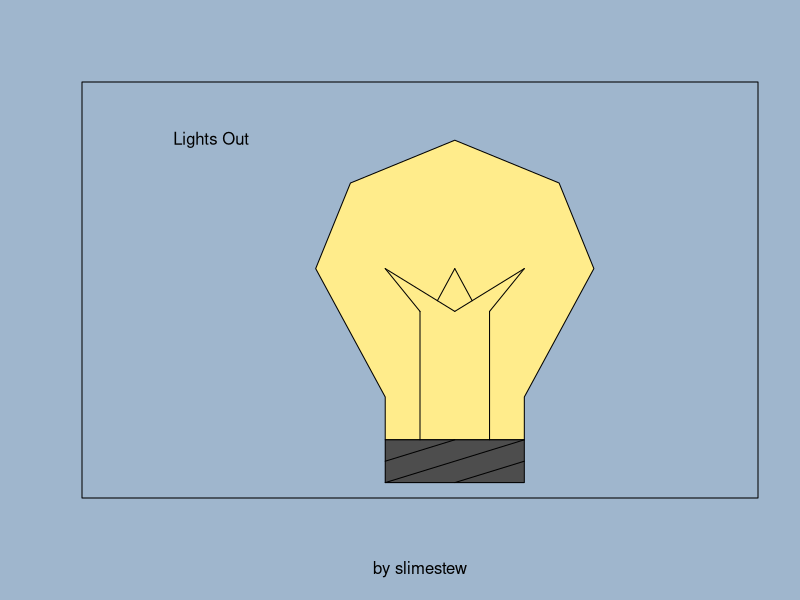

Recreate this plot in R. (Note: this script raises an error after producing the figure.)
par(bg = "slategray3")
board <- matrix(0, nrow = 5, ncol = 5)
clicks <- 0
menu <- 0
click <- list(x = 3, y = 3)
options <- c(0, 0, 0)
# Theme
# Freeplay
# Difficulty
themeColors <- c(
  list(c("slateblue4", "slategray2")), list(c("blue4", "darkslategray2")), list(c("gray5", "white"))
)

fliplights <- function(x, y, board){
  board[y, x] <- 1 - board[y, x]
  if(y < 5)
    board[y+1, x] <- 1 - board[y+1, x]
  if(y > 1)
    board[y-1, x] <- 1 - board[y-1, x]
  if(x < 5)
    board[y, x+1] <- 1 - board[y, x+1]
  if(x > 1)
    board[y, x-1] <- 1 - board[y, x-1]
  return(board)
}

plot(0, 0, type = "n", xlim = c(0, 9), ylim = c(0, 9), col="white", xlab = "by slimestew", ylab = "", axes = FALSE, frame.plot = TRUE)

par(bg = "slategray3") #menu
text(1.5,8, "Lights Out")
polygon(c(4,4,3,3.5,5,6.5,7,6,6), c(1,2,5,7,8,7,5,2,1), col="lightgoldenrod1", border="black")
rect(4,0,6,1, col = "gray30", border = "black")
segments(c(4.5, 5.5, 4.5, 5.5, 4, 6, 5, 5,  6, 6, 5), c(1, 1, 4, 4, 5, 5, 5, 5,  1, 0.5, 1), c(4.5, 5.5, 4, 6, 5, 5, 4.75, 5.25,  4, 5, 4), c(4, 4, 5, 5, 4, 4, 4.25, 4.25,  0, 0, 0.5), col="black")

while((floor(click$y) < 5 || floor(click$y) > 8) || menu < 2){
  click <- locator(1)
  plot(0, 0, type = "n", xlim = c(0, 9), ylim = c(0, 9), xlab = "", ylab = "", axes = FALSE, frame.plot = FALSE)
  
  if((floor(click$x) > 1 && floor(click$x) < 7) && menu > 0){
    if(floor(click$y) == 3)
      options[1] <- (options[1]+1) %% 3
    if(floor(click$y) == 2)
      options[2] <- (options[2]+1) %% 2
    if(floor(click$y) == 1)
      options[3] <- (options[3]+1) %% 5
  }
  
  rect(1, 5, 7, 6, col = "gray30", border = "white")
  rect(1, 3, 7, 4, col = themeColors[[options[1]+1]][1], border = "black")
  rect(1, 2, 7, 3, col = ifelse(options[2], "green", "gray40"), border = "black")
  rect(1, 1, 7, 2, col = "gray60", border = "gray20")
  text(4,8, "Lights Out")
  text(4,3.5, "Theme", col=themeColors[[options[1]+1]][2])
  text(4,2.5, "Freeplay", col="black")
  text(4,1.5, paste("Difficulty ", options[3]+1), col="black")
  text(4,5.5, "Start")
  
  menu = min(menu + 1,2)
}

menu <- 0
moves <- list()
if(!options[2]){
  for(i in 1:((options[3]+1)*2 + 1)){
    moves <- c(moves, list(c(sample(1:5, 1), sample(1:5, 1))))
    while(any(duplicated(moves) == TRUE)){
      moves <- moves[-length(moves)]
      moves <- c(moves, list(c(sample(1:5, 1), sample(1:5, 1))))
    }
    board <- fliplights(tail(moves, 1)[[1]][1], tail(moves, 1)[[1]][2], board) #ugly
  }
}

#game loop
while((any(board == 1) || options[2] == 1)) {
  if(click$x==0){} #trick to stop the screen from clearing when execution finishes
    plot(0, 0, type = "n", xlim = c(1, 8), ylim = c(1, 7), col="white", xlab = "", ylab = "", axes = FALSE, frame.plot = TRUE)
  if(click$x > 0 && click$x < 6 && click$y > 1 && click$y < 7 && menu == 1){
    board <- fliplights(floor(click$x), floor(click$y)-1, board)
    clicks <- clicks + 1
  }
  if(click$x < 8 && click$x > 6 && click$y < 4 && click$y > 3){
    clicks <- 0
    board <- matrix(0, nrow = 5, ncol = 5)
    if(!options[2]){
      for(move in moves)
        board <- fliplights(move[1], move[2], board)
    }
  }
  
  for(i in 1:5)
    for(j in 1:5)
      rect(i, j + 2 , i + 1, j + 1, col = ifelse(board[j,i]==0, themeColors[[options[1]+1]][1], themeColors[[options[1]+1]][2]), border = "black")
  
  rect(6, 3, 8, 4, col = "slategray3", border = "black")
  text(7,6, "Lights Out!")
  text(7,3.5, "Reset")
  text(7,2.5, paste("Moves:", clicks))
  
  menu <- 1
  if((any(board == 1) || options[2] == 1))
    click <- locator(1)
}

rect(2.5,3.5,4.5,5.5, col="thistle3")
if(clicks == length(moves)){
  text(3.5,4.5, "You win!")
} else {
  text(3.5,4.5, "Nice try!")
}